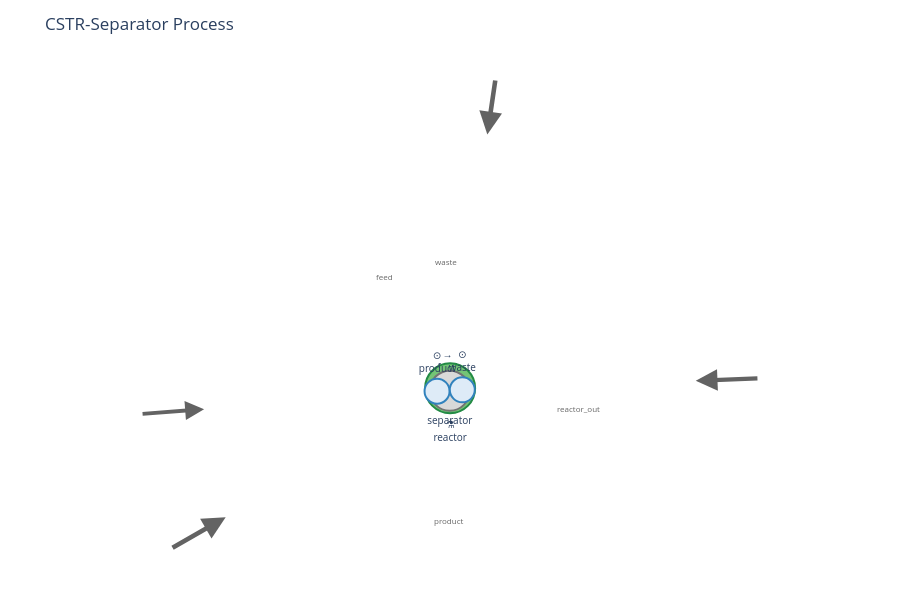

The notebook cell saved with this chart:
### Markdown cell above
## 2. Visualize the Flowsheet

Now visualize the flowsheet using `fs.to_graph()` or `fs.visualize()`. The graph is automatically generated from the flowsheet topology.

### Code cell
# Method 1: Use the visualize() convenience method
fig = fs.visualize(streams, layout="spring", title="CSTR-Separator Process")
fig.show()

### Figure 1 — Plotly figure (JSON) as saved in the notebook; plotly's stock layout.template omitted (floating-point values rounded to 4 significant figures)
{"data": [{"hoverinfo": "text", "hovertext": "<b>Stream: feed</b><br>_feed_feed:out → reactor:in<br>T: 350.0 K<br>P: 101.3 kPa<br><br><b>Flows:</b><br>  A: 100<br>  B: 0<br>  C: 0", "line": {"color": "#636363", "width": 4.577}, "mode": "lines", "showlegend": false, "type": "scatter", "x": [-0.1417, 0.05953], "y": [0.01799, 0.1337]}, {"hoverinfo": "text", "hovertext": "<b>Stream: reactor_out</b><br>reactor:out → separator:in<br>T: 350.0 K<br>P: 101.3 kPa<br><br><b>Flows:</b><br>  A: 85.29<br>  B: 14.71<br>  C: 0", "line": {"color": "#636363", "width": 4.577}, "mode": "lines", "showlegend": false, "type": "scatter", "x": [0.05953, 0.03084], "y": [0.1337, -0.06177]}, {"hoverinfo": "text", "hovertext": "<b>Stream: product</b><br>separator:out → _product_product:in<br>T: 350.0 K<br>P: 101.3 kPa<br><br><b>Flows:</b><br>  A: 59.71<br>  B: 10.29<br>  C: 0", "line": {"color": "#636363", "width": 4.342}, "mode": "lines", "showlegend": false, "type": "scatter", "x": [0.03084, -0.9487], "y": [-0.06177, -0.1009]}, {"hoverinfo": "text", "hovertext": "<b>Stream: waste</b><br>separator:out → _product_waste:in<br>T: 350.0 K<br>P: 101.3 kPa<br><br><b>Flows:</b><br>  A: 25.59<br>  B: 4.412<br>  C: 0", "line": {"color": "#636363", "width": 3.789}, "mode": "lines", "showlegend": false, "type": "scatter", "x": [0.03084, 1.0], "y": [-0.06177, 0.011]}, {"hoverinfo": "text", "hovertext": ["<b>feed</b><br>Type: feed"], "marker": {"color": "#fee5d9", "line": {"color": "#fb6a4a", "width": 2}, "size": 25, "symbol": "circle"}, "mode": "markers+text", "name": "feed", "text": ["→<br>feed"], "textfont": {"size": 10}, "textposition": "top center", "type": "scatter", "x": [-0.1417], "y": [0.01799]}, {"hoverinfo": "text", "hovertext": ["<b>reactor</b><br>Type: CSTR"], "marker": {"color": "#74c476", "line": {"color": "#238b45", "width": 2}, "size": 50, "symbol": "circle"}, "mode": "markers+text", "name": "CSTR", "text": ["⚗<br>reactor"], "textfont": {"size": 10}, "textposition": "bottom center", "type": "scatter", "x": [0.05953], "y": [0.1337]}, {"hoverinfo": "text", "hovertext": ["<b>separator</b><br>Type: simple_split"], "marker": {"color": "#d9d9d9", "line": {"color": "#737373", "width": 2}, "size": 40, "symbol": "circle"}, "mode": "markers+text", "name": "simple_split", "text": ["separator"], "textfont": {"size": 10}, "textposition": "bottom center", "type": "scatter", "x": [0.03084], "y": [-0.06177]}, {"hoverinfo": "text", "hovertext": ["<b>product</b><br>Type: product", "<b>waste</b><br>Type: product"], "marker": {"color": "#deebf7", "line": {"color": "#3182bd", "width": 2}, "size": 25, "symbol": "circle"}, "mode": "markers+text", "name": "product", "text": ["⊙<br>product", "⊙<br>waste"], "textfont": {"size": 10}, "textposition": "top center", "type": "scatter", "x": [-0.9487, 1.0], "y": [-0.1009, 0.011]}], "layout": {"annotations": [{"arrowcolor": "#636363", "arrowhead": 2, "arrowsize": 1, "arrowwidth": 4.577, "ax": -21.61, "axref": "x", "ay": -12.33, "ayref": "y", "showarrow": true, "x": -17.28, "xref": "x", "y": -9.836, "yref": "y"}, {"font": {"color": "#666", "size": 8}, "showarrow": false, "text": "feed", "x": -5.026, "y": 8.745}, {"arrowcolor": "#636363", "arrowhead": 2, "arrowsize": 1, "arrowwidth": 4.577, "ax": 3.661, "axref": "x", "ay": 24.67, "ayref": "y", "showarrow": true, "x": 2.935, "xref": "x", "y": 19.73, "yref": "y"}, {"font": {"color": "#666", "size": 8}, "showarrow": false, "text": "reactor_out", "x": 9.939, "y": -1.416}, {"arrowcolor": "#636363", "arrowhead": 2, "arrowsize": 1, "arrowwidth": 4.342, "ax": 24.03, "axref": "x", "ay": 0.8975, "ayref": "y", "showarrow": true, "x": 19.04, "xref": "x", "y": 0.6979, "yref": "y"}, {"font": {"color": "#666", "size": 8}, "showarrow": false, "text": "product", "x": -0.05954, "y": -10.07}, {"arrowcolor": "#636363", "arrowhead": 2, "arrowsize": 1, "arrowwidth": 3.789, "ax": -23.93, "axref": "x", "ay": -1.861, "ayref": "y", "showarrow": true, "x": -18.94, "xref": "x", "y": -1.487, "yref": "y"}, {"font": {"color": "#666", "size": 8}, "showarrow": false, "text": "waste", "x": -0.2334, "y": 9.947}], "dragmode": "pan", "height": 600, "hovermode": "closest", "margin": {"b": 40, "l": 40, "r": 40, "t": 60}, "modebar": {"bgcolor": "rgba(255,255,255,0.8)", "orientation": "v"}, "plot_bgcolor": "white", "showlegend": false, "title": {"text": "CSTR-Separator Process"}, "width": 900, "xaxis": {"scaleanchor": "y", "scaleratio": 1, "showgrid": false, "showticklabels": false, "zeroline": false}, "yaxis": {"showgrid": false, "showticklabels": false, "zeroline": false}}}
